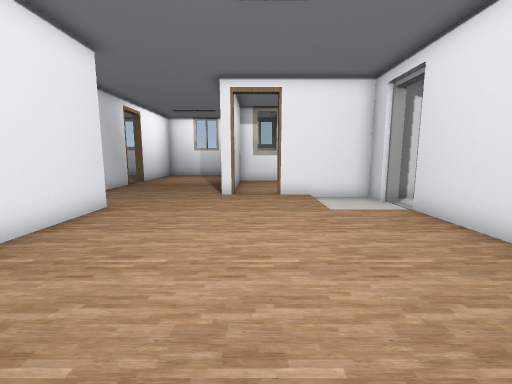
[1] (above)

24 first-person views from a walk through a 3-D level made in the Unity game engine. The camera is 1.4 m above the floor, tilts 8° down and sees 90° across. Doors are open. The floor is counted in squares, 0.9 m on a side. Each view is taken from the middle of a square. On the plan, view 1 faces up. The plan holds only what a view shows up to about 14 squares ahead; the rest is blank. The place goes on beyond the plan. The player is left out. Some animated figures are left out. Some surface patterns are stand-ins.

[2]
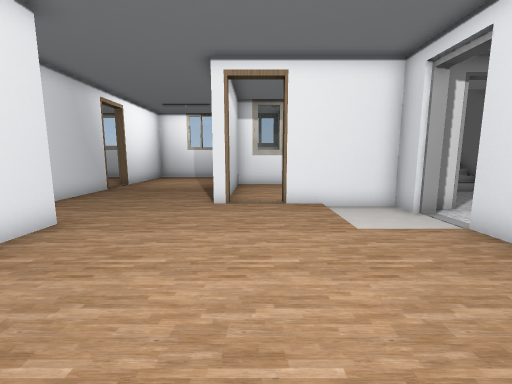

[3]
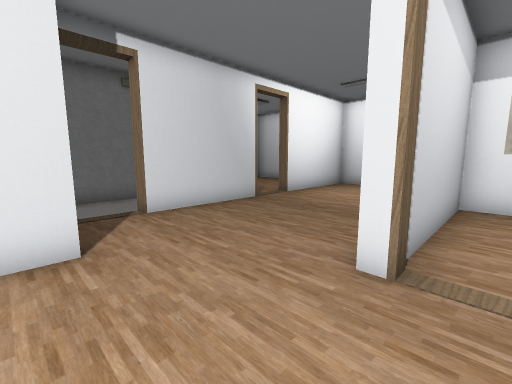

[4]
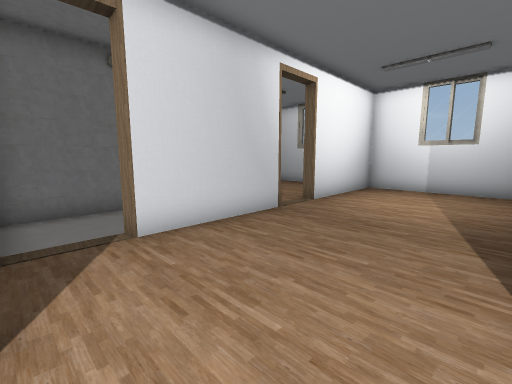

[5]
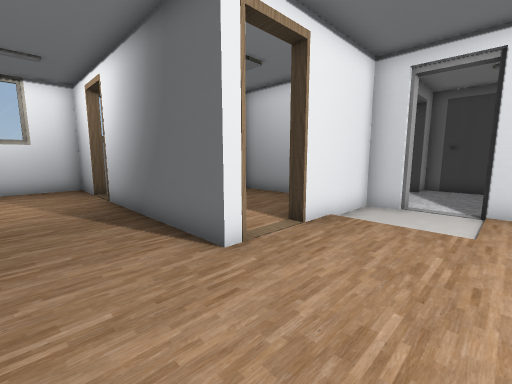

[6]
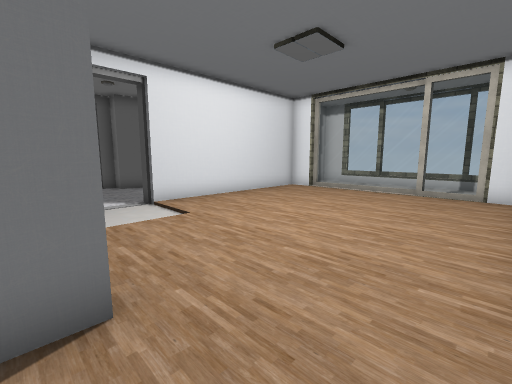

[7]
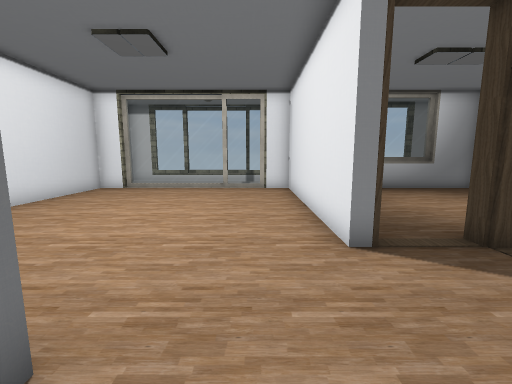

[8]
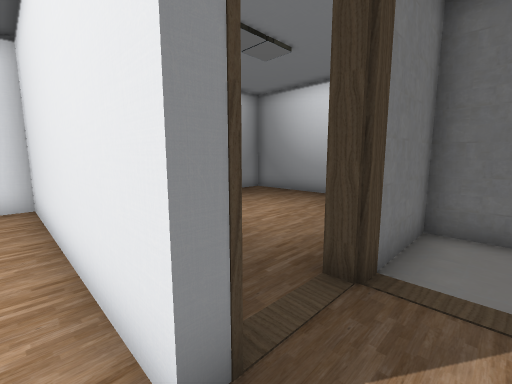

[9]
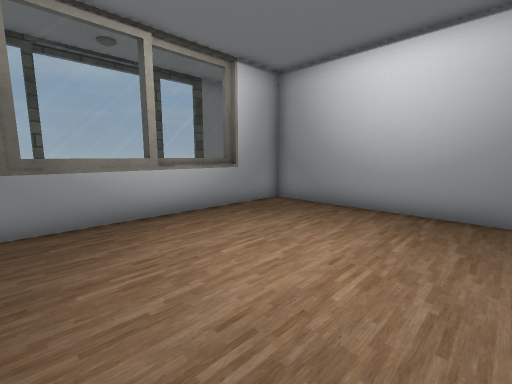

[10]
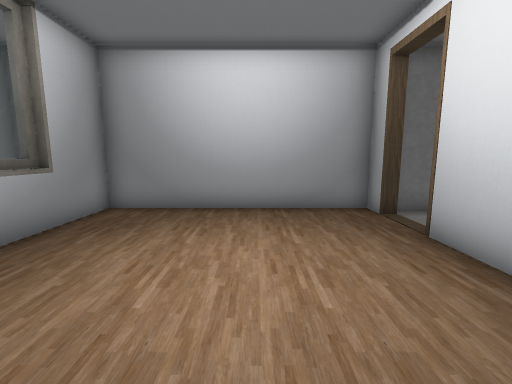

[11]
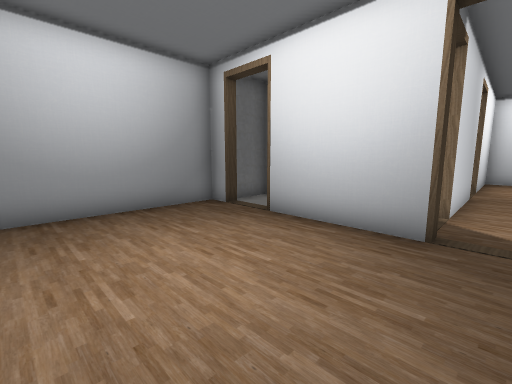

[12]
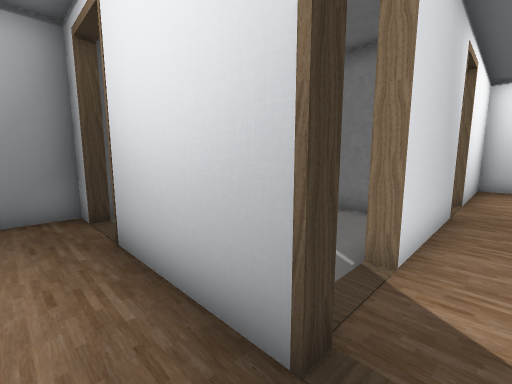

[13]
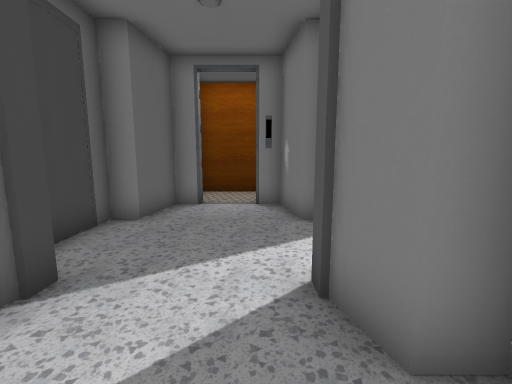

[14]
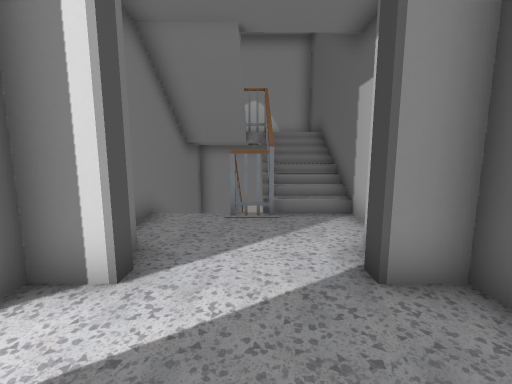

[15]
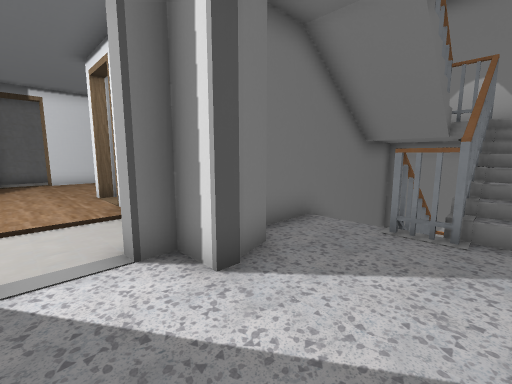

[16]
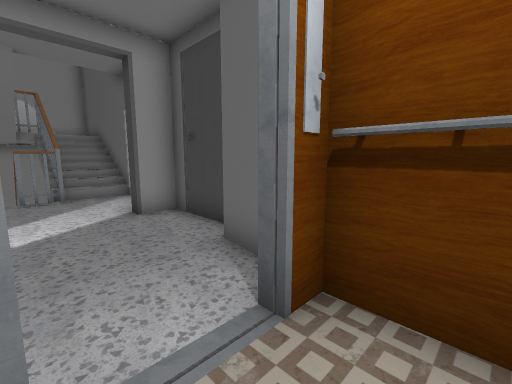

[17]
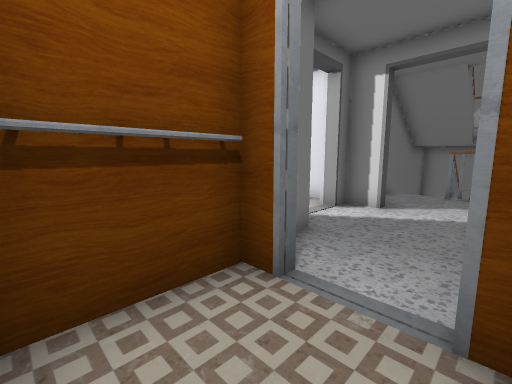

[18]
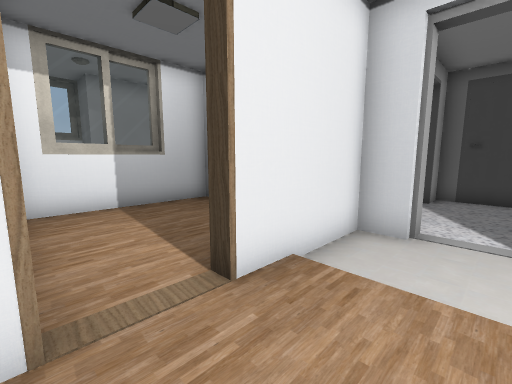

[19]
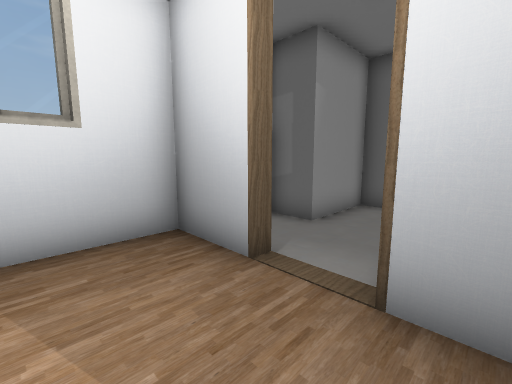

[20]
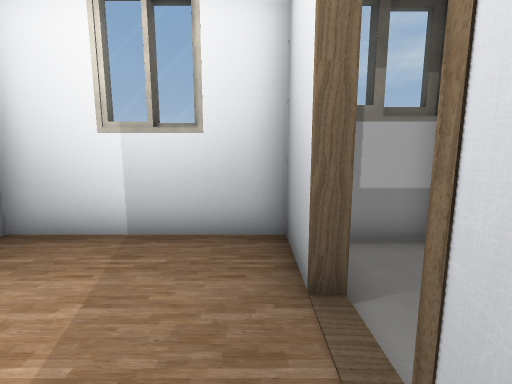

[21]
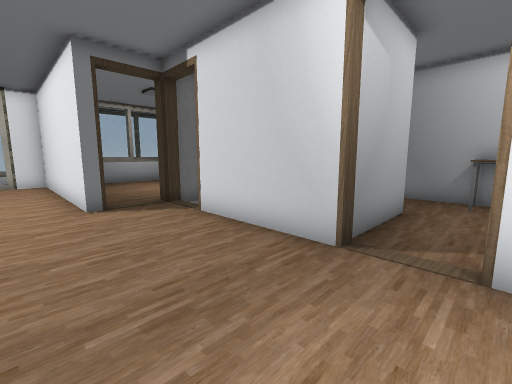

[22]
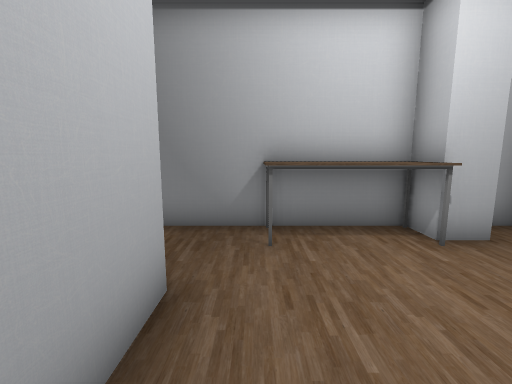

[23]
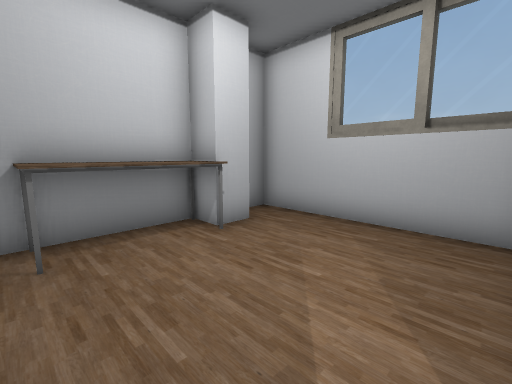

[24]
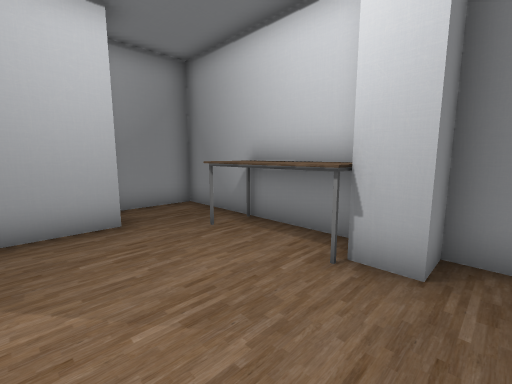

### Floor plan
Key: @ floor where view 1 was taken; # wall or solid block; . floor; / step, stairs or slope; D open door; = window, fence, low wall or low ledge; T table.
Columns run from 14 left of view 1 to 11 right of it. Each row starts with its distance up from view 1.
 21 #################
 20 #......#.....#..##########
 19 ##.....#.....#.....#     #
 18 TTT....#.....D.....#     #
 17 TTT....#.....D###### /#//#
 16 TTT....#.....#.....# /#//#
 15 #T.....D.....#.....# /#//#
 14 #..####D.....#.....#//#//#
 13 #..#...#.....#.....#.....#
 12 #### ..#.....#.....#.....
 11    # ..#.....DDD#####...#
 10 #  #...#...........##DDD##
  9 #..#...D...........D.....#
  8 ##DD###DD#.........D.....#
  7 #......DDD.........#....##
  6 #........#.........##...#
  5 #........#.........##DDD#
  4 #........#.........##...#
  3 #........#.........##...#
  2 #........#.........##...#
  1 #........#.........######
  0 #........#....@....#
 -1 ###=====###=======##
 -2 #
 -3 #####

Where each view was taken, in squares from view 1:
view 1: 0 up, 0 right, facing up
view 2: 2 up, 0 right, facing up
view 3: 7 up, 0 right, facing up-left
view 4: 8 up, 2 left, facing up-left
view 5: 7 up, 4 left, facing up-right
view 6: 11 up, 4 left, facing down-right
view 7: 12 up, 3 left, facing down
view 8: 9 up, 4 left, facing down-left
view 9: 6 up, 6 left, facing down-left
view 10: 4 up, 6 left, facing left
view 11: 2 up, 6 left, facing up-left
view 12: 6 up, 6 left, facing up-left
view 13: 13 up, 7 right, facing down
view 14: 7 up, 8 right, facing up
view 15: 8 up, 9 right, facing up-left
view 16: 3 up, 7 right, facing up-right
view 17: 2 up, 9 right, facing up-left
view 18: 8 up, 1 left, facing up-right
view 19: 16 up, 4 left, facing up-right
view 20: 16 up, 2 left, facing up
view 21: 16 up, 3 left, facing down-left
view 22: 15 up, 8 left, facing left
view 23: 15 up, 8 left, facing up-left
view 24: 20 up, 9 left, facing down-left
